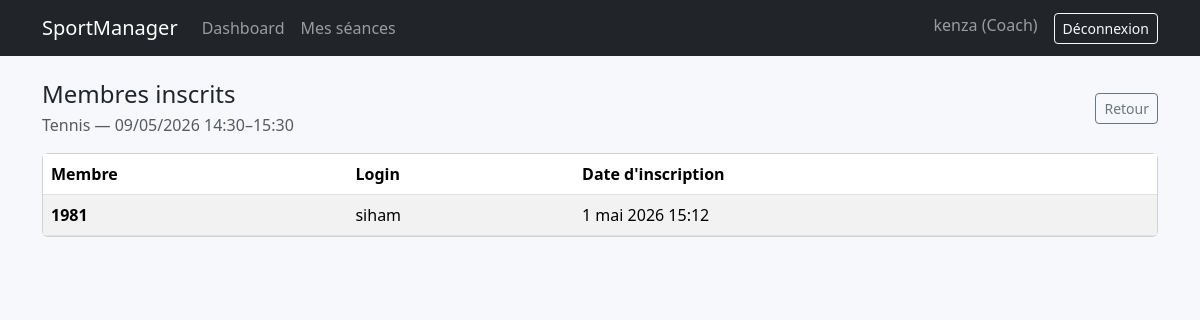
Page /coach/seances/19/inscrits/ (signed in) on the committed database.
### core/models.py (models this page shows, shortened)
class Utilisateur(AbstractUser):
    class Role(models.TextChoices):
        ADMIN = "ADMIN", "Admin"
        COACH = "COACH", "Coach"
        MEMBRE = "MEMBRE", "Membre"
    username = models.CharField(max_length=150, blank=True, null=True)
    login = models.CharField(max_length=150, unique=True)
    email = models.EmailField(unique=True)
    role = models.CharField(max_length=10, choices=Role.choices, default=Role.MEMBRE)
    USERNAME_FIELD = "login"
    REQUIRED_FIELDS = ["email"]
    objects = UtilisateurManager()

class Seance(models.Model):
    class Jour(models.TextChoices):
        LUNDI = "LUNDI", "Lundi"
        MARDI = "MARDI", "Mardi"
        MERCREDI = "MERCREDI", "Mercredi"
        JEUDI = "JEUDI", "Jeudi"
        VENDREDI = "VENDREDI", "Vendredi"
        SAMEDI = "SAMEDI", "Samedi"
        DIMANCHE = "DIMANCHE", "Dimanche"
    idSeance = models.AutoField(primary_key=True)
    dateSeance = models.DateField(blank=True, null=True)
    jour = models.CharField(max_length=10, choices=Jour.choices)
    heureDebut = models.TimeField()
    heureFin = models.TimeField()
    capaciteMax = models.PositiveIntegerField()
    activite = models.ForeignKey(Activite, on_delete=models.CASCADE, related_name="seances")
    coach = models.ForeignKey(Coach, on_delete=models.PROTECT, related_name="seances")

class Activite(models.Model):
    class TypeAcces(models.TextChoices):
        INTERNE = "INTERNE", "Interne"
        EXTERNE = "EXTERNE", "Externe"
    EXTERNAL_ACTIVITY_KEYWORDS = ("tennis", "basket", "football", "foot")
    idActivite = models.AutoField(primary_key=True)
    libelle = models.CharField(max_length=120)
    description = models.TextField(blank=True)
    tarifMensuel = models.DecimalField(max_digits=8, decimal_places=2)
    typeAcces = models.CharField(max_length=10, choices=TypeAcces.choices, default=TypeAcces.INTERNE)
    image = models.ImageField(upload_to="activites/", blank=True, null=True)

class Inscription(models.Model):
    class Statut(models.TextChoices):
        EN_ATTENTE = "EN_ATTENTE", "En attente paiement"
        VALIDEE = "VALIDEE", "Validée"
    idInscription = models.AutoField(primary_key=True)
    membre = models.ForeignKey(Membre, on_delete=models.CASCADE, related_name="inscriptions")
    seance = models.ForeignKey(Seance, on_delete=models.CASCADE, related_name="inscriptions")
    dateInscription = models.DateTimeField(default=timezone.now)
    statut = models.CharField(max_length=20, choices=Statut.choices, default=Statut.EN_ATTENTE)
    class Meta:
        constraints = [
            models.UniqueConstraint(fields=["membre", "seance"], name="uniq_membre_seance")
        ]

class Membre(models.Model):
    utilisateur = models.OneToOneField(
        settings.AUTH_USER_MODEL, on_delete=models.CASCADE, related_name="membre"
    )
    numMembre = models.CharField(max_length=30, unique=True)
    dateNaissance = models.DateField()
    dateAdhesion = models.DateField(default=timezone.now)

### core/views.py (the view)
        @login_required
        def _wrapped(request: HttpRequest, *args, **kwargs):
            user: Utilisateur = request.user  # type: ignore[assignment]
            if user.role not in roles:
                messages.error(request, "Accès refusé.")
                return redirect("home")
            return view_func(request, *args, **kwargs)

### core/views.py (called while the page is built)
def _role_required(*roles: str):
    def decorator(view_func):
        @login_required
        def _wrapped(request: HttpRequest, *args, **kwargs):
            user: Utilisateur = request.user  # type: ignore[assignment]
            if user.role not in roles:
                messages.error(request, "Accès refusé.")
                return redirect("home")
            return view_func(request, *args, **kwargs)
        return _wrapped
    return decorator

@_role_required(Utilisateur.Role.COACH)
def coach_inscrits(request: HttpRequest, seance_id: int) -> HttpResponse:
    coach = request.user.coach  # type: ignore[attr-defined]
    seance = get_object_or_404(
        Seance.objects.select_related("activite").prefetch_related(
            "inscriptions__membre__utilisateur"
        ),
        pk=seance_id,
        coach=coach,
    )
    inscriptions = seance.inscriptions.filter(statut=Inscription.Statut.VALIDEE).order_by("-dateInscription")
    return render(
        request,
        "core/coach_inscrits.html",
        {"seance": seance, "inscriptions": inscriptions},
    )

### core/templates/core/coach_inscrits.html (shortened to what this page needs)
{% extends "base.html" %}
{% block content %}
  <div class="d-flex align-items-center justify-content-between mb-3">
    <div>
      <h1 class="h4 mb-1">Membres inscrits</h1>
      <div class="text-muted">
        {{ seance.activite.libelle }} — {{ seance.dateSeance|date:"d/m/Y" }} {{ seance.heureDebut }}–{{ seance.heureFin }}
      </div>
    </div>
    <a class="btn btn-outline-secondary btn-sm" href="{% url 'coach_planning' %}">Retour</a>
  </div>
  <div class="card">
    <div class="table-responsive">
      <table class="table table-striped mb-0 align-middle">
        <thead>
          <tr>
            <th>Membre</th>
            <th>Login</th>
            <th>Date d'inscription</th>
          </tr>
        </thead>
        <tbody>
          {% for i in inscriptions %}
            <tr>
              <td class="fw-semibold">{{ i.membre.numMembre }}</td>
              <td>{{ i.membre.utilisateur.login }}</td>
              <td>{{ i.dateInscription }}</td>
            </tr>
          {% empty %}
            <tr>
              <td colspan="3" class="text-center text-muted py-4">Aucun inscrit.</td>
            </tr>
          {% endfor %}
        </tbody>
      </table>
    </div>
  </div>
{% endblock %}

### templates/partials/navbar.html (shortened to what this page needs)
<nav class="navbar navbar-expand-lg navbar-dark bg-dark">
  <div class="container">
    <a class="navbar-brand" href="{% url 'home' %}">SportManager</a>
    <div class="collapse navbar-collapse" id="navbarContent">
      <ul class="navbar-nav me-auto mb-2 mb-lg-0">
        {% if user.is_authenticated %}
          {% if user.role == 'MEMBRE' %}
            <li class="nav-item">
              <a class="nav-link" href="{% url 'membre_dashboard' %}">Dashboard</a>
            </li>
            <li class="nav-item">
              <a class="nav-link" href="{% url 'membre_planning' %}">Planning</a>
            </li>
            <li class="nav-item">
              <a class="nav-link" href="{% url 'membre_abonnements' %}">Abonnements</a>
            </li>
          {% elif user.role == 'COACH' %}
            <li class="nav-item">
              <a class="nav-link" href="{% url 'coach_dashboard' %}">Dashboard</a>
            </li>
            <li class="nav-item">
              <a class="nav-link" href="{% url 'coach_planning' %}">Mes séances</a>
            </li>
          {% endif %}
        {% endif %}
      </ul>
      <ul class="navbar-nav ms-auto">
        {% if user.is_authenticated %}
          <li class="nav-item">
            <span class="navbar-text me-3">
              {{ user.login }} ({{ user.get_role_display }})
            </span>
          </li>
          <li class="nav-item">
            <form method="post" action="{% url 'logout' %}">
              <button class="btn btn-outline-light btn-sm" type="submit">Déconnexion</button>
            </form>
          </li>
        {% else %}
          <li class="nav-item">
            <a class="btn btn-outline-light btn-sm" href="{% url 'login' %}">Connexion</a>
          </li>
        {% endif %}
      </ul>
    </div>
  </div>
</nav>

### templates/base.html (style rules this page uses)
body { background: #f6f8fb; }

### rows in the picture
Utilisateur: login "kenza", role "Coach"
Seance: activite.libelle "Tennis", dateSeance "09/05/2026", heureDebut "14:30", heureFin "15:30"
Inscription: membre.numMembre "1981", membre.utilisateur.login "siham", dateInscription "1 mai 2026 15:12"
